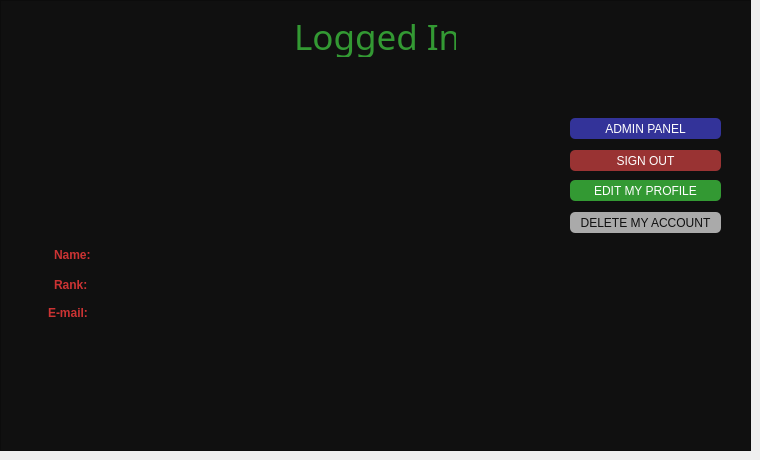
     <widget class="QWidget" name="page">
      <widget class="QFrame" name="frame_4">
       <property name="geometry">
        <rect>
         <x>0</x>
         <y>0</y>
         <width>751</width>
         <height>451</height>
        </rect>
       </property>
       <property name="styleSheet">
        <string notr="true">background: #101010;</string>
       </property>
       <property name="frameShape">
        <enum>QFrame::StyledPanel</enum>
       </property>
       <property name="frameShadow">
        <enum>QFrame::Raised</enum>
       </property>
       <widget class="QLabel" name="loggedUserHeader">
        <property name="geometry">
         <rect>
          <x>248</x>
          <y>16</y>
          <width>245</width>
          <height>41</height>
         </rect>
        </property>
        <property name="font">
         <font>
          <family>Droid Sans</family>
          <pointsize>-1</pointsize>
         </font>
        </property>
        <property name="styleSheet">
         <string notr="true">text-align: center;
color: #393;
margin: 0 auto;
font-size: 35px;
font-family: 'Droid Sans';</string>
        </property>
        <property name="text">
         <string>Logged In</string>
        </property>
       </widget>
       <widget class="QPushButton" name="logoutButton">
        <property name="geometry">
         <rect>
          <x>570</x>
          <y>150</y>
          <width>151</width>
          <height>21</height>
         </rect>
        </property>
        <property name="styleSheet">
         <string notr="true">Padding: 1px;
Border-radius: 5px;
Background: #933;
Color: #fefefe;</string>
        </property>
        <property name="text">
         <string>SIGN OUT</string>
        </property>
       </widget>
       <widget class="QLabel" name="label_3">
        <property name="geometry">
         <rect>
          <x>54</x>
          <y>248</y>
          <width>47</width>
          <height>13</height>
         </rect>
        </property>
        <property name="styleSheet">
         <string notr="true">color: #c33;
font-weight: bold;</string>
        </property>
        <property name="text">
         <string>Name:</string>
        </property>
       </widget>
       <widget class="QLabel" name="label_4">
        <property name="geometry">
         <rect>
          <x>54</x>
          <y>278</y>
          <width>47</width>
          <height>13</height>
         </rect>
        </property>
        <property name="styleSheet">
         <string notr="true">color: #c33;
font-weight: bold;</string>
        </property>
        <property name="text">
         <string>Rank:</string>
        </property>
       </widget>
       <widget class="QLabel" name="nameLabel">
        <property name="geometry">
         <rect>
          <x>124</x>
          <y>248</y>
          <width>241</width>
          <height>16</height>
         </rect>
        </property>
        <property name="styleSheet">
         <string notr="true">color: #fefefe;</string>
        </property>
        <property name="text">
         <string/>
        </property>
       </widget>
       <widget class="QLabel" name="rankLabel">
        <property name="geometry">
         <rect>
          <x>124</x>
          <y>278</y>
          <width>201</width>
          <height>16</height>
         </rect>
        </property>
        <property name="styleSheet">
         <string notr="true">color: #fefefe;</string>
        </property>
        <property name="text">
         <string/>
        </property>
       </widget>
       <widget class="QPushButton" name="editButton">
        <property name="geometry">
         <rect>
          <x>570</x>
          <y>180</y>
          <width>151</width>
          <height>21</height>
         </rect>
        </property>
        <property name="styleSheet">
         <string notr="true">Padding: 1px;
Border-radius: 5px;
Background: #393;
Color: #fefefe;</string>
        </property>
        <property name="text">
         <string>EDIT MY PROFILE</string>
        </property>
       </widget>
       <widget class="QPushButton" name="delButton">
        <property name="geometry">
         <rect>
          <x>570</x>
          <y>212</y>
          <width>151</width>
          <height>21</height>
         </rect>
        </property>
        <property name="styleSheet">
         <string notr="true">Padding: 1px;
Border-radius: 5px;
Background: #aaa;
Color: #101010;</string>
        </property>
        <property name="text">
         <string>DELETE MY ACCOUNT</string>
        </property>
       </widget>
       <widget class="QLabel" name="label_6">
        <property name="geometry">
         <rect>
          <x>48</x>
          <y>306</y>
          <width>47</width>
          <height>13</height>
         </rect>
        </property>
        <property name="styleSheet">
         <string notr="true">color: #c33;
font-weight: bold;</string>
        </property>
        <property name="text">
         <string>E-mail:</string>
        </property>
       </widget>
       <widget class="QLabel" name="emailLabel">
        <property name="geometry">
         <rect>
          <x>124</x>
          <y>306</y>
          <width>201</width>
          <height>16</height>
         </rect>
        </property>
        <property name="styleSheet">
         <string notr="true">color: #fefefe;</string>
        </property>
        <property name="text">
         <string/>
        </property>
       </widget>
       <widget class="QFrame" name="frame_6">
        <property name="geometry">
         <rect>
          <x>120</x>
          <y>92</y>
          <width>128</width>
          <height>128</height>
         </rect>
        </property>
        <property name="styleSheet">
         <string notr="true"/>
        </property>
        <property name="frameShape">
         <enum>QFrame::StyledPanel</enum>
        </property>
        <property name="frameShadow">
         <enum>QFrame::Raised</enum>
        </property>
        <widget class="QLabel" name="loggedPic">
         <property name="geometry">
          <rect>
           <x>0</x>
           <y>0</y>
           <width>128</width>
           <height>128</height>
          </rect>
         </property>
         <property name="styleSheet">
          <string notr="true"/>
         </property>
         <property name="text">
          <string>&lt;img src=&quot;:user.png&quot; /&gt;</string>
         </property>
        </widget>
       </widget>
       <widget class="QPushButton" name="adminButton">
        <property name="geometry">
         <rect>
          <x>570</x>
          <y>118</y>
          <width>151</width>
          <height>21</height>
         </rect>
        </property>
        <property name="styleSheet">
         <string notr="true">Padding: 1px;
Border-radius: 5px;
Background: #339;
Color: #fefefe;</string>
        </property>
        <property name="text">
         <string>ADMIN PANEL</string>
        </property>
       </widget>
       <zorder>frame_6</zorder>
       <zorder>loggedUserHeader</zorder>
       <zorder>logoutButton</zorder>
       <zorder>label_3</zorder>
       <zorder>label_4</zorder>
       <zorder>nameLabel</zorder>
       <zorder>rankLabel</zorder>
       <zorder>editButton</zorder>
       <zorder>delButton</zorder>
       <zorder>label_6</zorder>
       <zorder>emailLabel</zorder>
       <zorder>adminButton</zorder>
      </widget>
     </widget>
